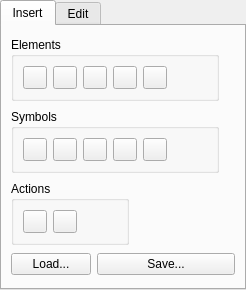
<?xml version="1.0" encoding="UTF-8"?>
<ui version="4.0">
 <class>mainTabWidget</class>
 <widget class="QTabWidget" name="mainTabWidget">
  <property name="geometry">
   <rect>
    <x>0</x>
    <y>0</y>
    <width>246</width>
    <height>290</height>
   </rect>
  </property>
  <property name="currentIndex">
   <number>0</number>
  </property>
  <widget class="QWidget" name="tab">
   <property name="sizePolicy">
    <sizepolicy hsizetype="Preferred" vsizetype="Fixed">
     <horstretch>0</horstretch>
     <verstretch>0</verstretch>
    </sizepolicy>
   </property>
   <attribute name="title">
    <string>Insert</string>
   </attribute>
   <layout class="QFormLayout" name="formLayout">
    <item row="0" column="0" colspan="2">
     <widget class="QGroupBox" name="groupElements">
      <property name="sizePolicy">
       <sizepolicy hsizetype="Fixed" vsizetype="Fixed">
        <horstretch>30</horstretch>
        <verstretch>30</verstretch>
       </sizepolicy>
      </property>
      <property name="title">
       <string>Elements</string>
      </property>
      <property name="flat">
       <bool>true</bool>
      </property>
      <layout class="QHBoxLayout" name="horizontalLayout">
       <item>
        <widget class="QToolButton" name="buttonFence">
         <property name="text">
          <string/>
         </property>
         <property name="popupMode">
          <enum>QToolButton::DelayedPopup</enum>
         </property>
         <property name="toolButtonStyle">
          <enum>Qt::ToolButtonIconOnly</enum>
         </property>
        </widget>
       </item>
       <item>
        <widget class="QToolButton" name="buttonScript">
         <property name="text">
          <string/>
         </property>
         <property name="popupMode">
          <enum>QToolButton::DelayedPopup</enum>
         </property>
         <property name="toolButtonStyle">
          <enum>Qt::ToolButtonIconOnly</enum>
         </property>
        </widget>
       </item>
       <item>
        <widget class="QToolButton" name="buttonRoot">
         <property name="text">
          <string/>
         </property>
         <property name="popupMode">
          <enum>QToolButton::DelayedPopup</enum>
         </property>
         <property name="toolButtonStyle">
          <enum>Qt::ToolButtonIconOnly</enum>
         </property>
        </widget>
       </item>
       <item>
        <widget class="QToolButton" name="buttonFraction">
         <property name="text">
          <string/>
         </property>
         <property name="popupMode">
          <enum>QToolButton::DelayedPopup</enum>
         </property>
         <property name="toolButtonStyle">
          <enum>Qt::ToolButtonIconOnly</enum>
         </property>
        </widget>
       </item>
       <item>
        <widget class="QToolButton" name="buttonTable">
         <property name="text">
          <string/>
         </property>
         <property name="popupMode">
          <enum>QToolButton::DelayedPopup</enum>
         </property>
         <property name="toolButtonStyle">
          <enum>Qt::ToolButtonIconOnly</enum>
         </property>
        </widget>
       </item>
       <item>
        <spacer name="horizontalSpacer_4">
         <property name="orientation">
          <enum>Qt::Horizontal</enum>
         </property>
         <property name="sizeHint" stdset="0">
          <size>
           <width>40</width>
           <height>20</height>
          </size>
         </property>
        </spacer>
       </item>
      </layout>
     </widget>
    </item>
    <item row="1" column="0" colspan="2">
     <widget class="QGroupBox" name="groupSymbols">
      <property name="sizePolicy">
       <sizepolicy hsizetype="Fixed" vsizetype="Fixed">
        <horstretch>0</horstretch>
        <verstretch>0</verstretch>
       </sizepolicy>
      </property>
      <property name="title">
       <string>Symbols</string>
      </property>
      <property name="flat">
       <bool>true</bool>
      </property>
      <layout class="QHBoxLayout" name="horizontalLayout_2">
       <item>
        <widget class="QToolButton" name="buttonRelation">
         <property name="text">
          <string/>
         </property>
         <property name="popupMode">
          <enum>QToolButton::DelayedPopup</enum>
         </property>
         <property name="toolButtonStyle">
          <enum>Qt::ToolButtonIconOnly</enum>
         </property>
        </widget>
       </item>
       <item>
        <widget class="QToolButton" name="buttonOperators">
         <property name="text">
          <string/>
         </property>
         <property name="popupMode">
          <enum>QToolButton::DelayedPopup</enum>
         </property>
         <property name="toolButtonStyle">
          <enum>Qt::ToolButtonIconOnly</enum>
         </property>
        </widget>
       </item>
       <item>
        <widget class="QToolButton" name="buttonMisc">
         <property name="text">
          <string/>
         </property>
         <property name="popupMode">
          <enum>QToolButton::DelayedPopup</enum>
         </property>
         <property name="toolButtonStyle">
          <enum>Qt::ToolButtonIconOnly</enum>
         </property>
        </widget>
       </item>
       <item>
        <widget class="QToolButton" name="buttonArrows">
         <property name="text">
          <string/>
         </property>
         <property name="popupMode">
          <enum>QToolButton::DelayedPopup</enum>
         </property>
         <property name="toolButtonStyle">
          <enum>Qt::ToolButtonIconOnly</enum>
         </property>
        </widget>
       </item>
       <item>
        <widget class="QToolButton" name="buttonGreek">
         <property name="text">
          <string/>
         </property>
         <property name="popupMode">
          <enum>QToolButton::DelayedPopup</enum>
         </property>
         <property name="toolButtonStyle">
          <enum>Qt::ToolButtonIconOnly</enum>
         </property>
        </widget>
       </item>
       <item>
        <spacer name="horizontalSpacer_3">
         <property name="orientation">
          <enum>Qt::Horizontal</enum>
         </property>
         <property name="sizeHint" stdset="0">
          <size>
           <width>40</width>
           <height>20</height>
          </size>
         </property>
        </spacer>
       </item>
      </layout>
     </widget>
    </item>
    <item row="2" column="0" colspan="2">
     <widget class="QGroupBox" name="groupActions">
      <property name="sizePolicy">
       <sizepolicy hsizetype="Fixed" vsizetype="Fixed">
        <horstretch>0</horstretch>
        <verstretch>0</verstretch>
       </sizepolicy>
      </property>
      <property name="title">
       <string>Actions</string>
      </property>
      <property name="flat">
       <bool>true</bool>
      </property>
      <layout class="QHBoxLayout" name="horizontalLayout_3">
       <item>
        <widget class="QToolButton" name="buttonRow">
         <property name="text">
          <string/>
         </property>
         <property name="popupMode">
          <enum>QToolButton::DelayedPopup</enum>
         </property>
         <property name="toolButtonStyle">
          <enum>Qt::ToolButtonIconOnly</enum>
         </property>
        </widget>
       </item>
       <item>
        <widget class="QToolButton" name="buttonAlterTable">
         <property name="text">
          <string/>
         </property>
         <property name="popupMode">
          <enum>QToolButton::DelayedPopup</enum>
         </property>
         <property name="toolButtonStyle">
          <enum>Qt::ToolButtonIconOnly</enum>
         </property>
        </widget>
       </item>
       <item>
        <spacer name="horizontalSpacer_2">
         <property name="orientation">
          <enum>Qt::Horizontal</enum>
         </property>
         <property name="sizeHint" stdset="0">
          <size>
           <width>40</width>
           <height>20</height>
          </size>
         </property>
        </spacer>
       </item>
      </layout>
     </widget>
    </item>
    <item row="3" column="0">
     <widget class="QPushButton" name="buttonLoad">
      <property name="text">
       <string comment="This button opens a file dialog to load a MathML file">Load...</string>
      </property>
     </widget>
    </item>
    <item row="3" column="1">
     <widget class="QPushButton" name="buttonSave">
      <property name="text">
       <string>Save...</string>
      </property>
     </widget>
    </item>
   </layout>
  </widget>
  <widget class="QWidget" name="tab_2">
   <attribute name="title">
    <string>Edit</string>
   </attribute>
   <layout class="QGridLayout" name="gridLayout_5">
    <item row="0" column="0" colspan="2">
     <widget class="QGroupBox" name="groupGeneralOptions">
      <property name="title">
       <string>General options</string>
      </property>
      <property name="flat">
       <bool>true</bool>
      </property>
      <widget class="KoFontComboBox" name="fontComboBox">
       <property name="geometry">
        <rect>
         <x>80</x>
         <y>70</y>
         <width>151</width>
         <height>34</height>
        </rect>
       </property>
      </widget>
      <widget class="QLabel" name="label">
       <property name="geometry">
        <rect>
         <x>20</x>
         <y>70</y>
         <width>41</width>
         <height>24</height>
        </rect>
       </property>
       <property name="text">
        <string>Font:</string>
       </property>
       <property name="buddy">
        <cstring>fontComboBox</cstring>
       </property>
      </widget>
      <widget class="QLabel" name="labelColors">
       <property name="geometry">
        <rect>
         <x>20</x>
         <y>40</y>
         <width>61</width>
         <height>24</height>
        </rect>
       </property>
       <property name="text">
        <string>Colors:</string>
       </property>
      </widget>
     </widget>
    </item>
    <item row="1" column="0" colspan="2">
     <widget class="QGroupBox" name="groupSpecificOptions">
      <property name="title">
       <string>Specific options</string>
      </property>
      <property name="flat">
       <bool>true</bool>
      </property>
      <layout class="QGridLayout" name="gridLayout_3">
       <item row="0" column="0" rowspan="2">
        <widget class="QStackedWidget" name="stackedWidget">
         <property name="sizePolicy">
          <sizepolicy hsizetype="Preferred" vsizetype="Minimum">
           <horstretch>0</horstretch>
           <verstretch>0</verstretch>
          </sizepolicy>
         </property>
         <property name="currentIndex">
          <number>0</number>
         </property>
         <widget class="QWidget" name="Table">
          <layout class="QGridLayout" name="gridLayout_4">
           <item row="0" column="0">
            <widget class="QLabel" name="label_3">
             <property name="text">
              <string>Rows:</string>
             </property>
            </widget>
           </item>
           <item row="1" column="0">
            <widget class="QLabel" name="label_4">
             <property name="text">
              <string>Columns:</string>
             </property>
            </widget>
           </item>
          </layout>
         </widget>
         <widget class="QWidget" name="page_2"/>
        </widget>
       </item>
      </layout>
     </widget>
    </item>
    <item row="2" column="0">
     <spacer name="horizontalSpacer">
      <property name="orientation">
       <enum>Qt::Horizontal</enum>
      </property>
      <property name="sizeHint" stdset="0">
       <size>
        <width>104</width>
        <height>20</height>
       </size>
      </property>
     </spacer>
    </item>
    <item row="2" column="1">
     <widget class="QPushButton" name="pushButton">
      <property name="text">
       <string>View MathML</string>
      </property>
     </widget>
    </item>
   </layout>
  </widget>
 </widget>
 <customwidgets>
  <customwidget>
   <class>KoFontComboBox</class>
   <extends>QComboBox</extends>
   <header>KoFontComboBox.h</header>
  </customwidget>
 </customwidgets>
 <resources/>
 <connections/>
</ui>
